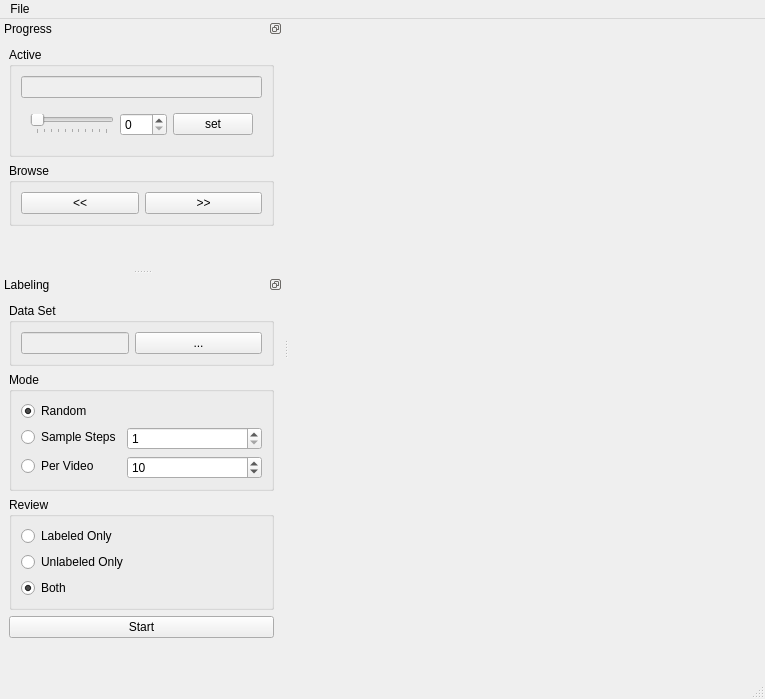
<?xml version="1.0" encoding="UTF-8"?>
<ui version="4.0">
 <class>MainWindow</class>
 <widget class="QMainWindow" name="MainWindow">
  <property name="geometry">
   <rect>
    <x>0</x>
    <y>0</y>
    <width>765</width>
    <height>699</height>
   </rect>
  </property>
  <property name="windowTitle">
   <string>MainWindow</string>
  </property>
  <widget class="QWidget" name="centralwidget">
   <layout class="QHBoxLayout" name="horizontalLayout_2">
    <item>
     <widget class="PlotWidget" name="plot_widget" native="true"/>
    </item>
   </layout>
  </widget>
  <widget class="QStatusBar" name="statusbar"/>
  <widget class="QDockWidget" name="progress">
   <property name="features">
    <set>QDockWidget::DockWidgetFloatable|QDockWidget::DockWidgetMovable</set>
   </property>
   <property name="windowTitle">
    <string>Progress</string>
   </property>
   <attribute name="dockWidgetArea">
    <number>1</number>
   </attribute>
   <widget class="QWidget" name="dockWidgetContents">
    <layout class="QVBoxLayout" name="verticalLayout">
     <item>
      <widget class="QGroupBox" name="groupBox">
       <property name="title">
        <string>Active</string>
       </property>
       <layout class="QVBoxLayout" name="verticalLayout_3">
        <item>
         <widget class="QLineEdit" name="video_input">
          <property name="enabled">
           <bool>false</bool>
          </property>
         </widget>
        </item>
        <item>
         <widget class="QWidget" name="widget" native="true">
          <layout class="QHBoxLayout" name="horizontalLayout_3">
           <item>
            <widget class="QSlider" name="frame_slider">
             <property name="enabled">
              <bool>true</bool>
             </property>
             <property name="autoFillBackground">
              <bool>false</bool>
             </property>
             <property name="maximum">
              <number>100</number>
             </property>
             <property name="orientation">
              <enum>Qt::Horizontal</enum>
             </property>
             <property name="tickPosition">
              <enum>QSlider::TicksBelow</enum>
             </property>
            </widget>
           </item>
           <item>
            <widget class="QSpinBox" name="frame_spin">
             <property name="minimum">
              <number>0</number>
             </property>
             <property name="maximum">
              <number>100</number>
             </property>
            </widget>
           </item>
           <item>
            <widget class="QPushButton" name="set_button">
             <property name="text">
              <string>set</string>
             </property>
            </widget>
           </item>
          </layout>
         </widget>
        </item>
       </layout>
      </widget>
     </item>
     <item>
      <widget class="QGroupBox" name="groupBox_2">
       <property name="title">
        <string>Browse</string>
       </property>
       <layout class="QHBoxLayout" name="horizontalLayout">
        <item>
         <widget class="QPushButton" name="backward_button">
          <property name="text">
           <string>&lt;&lt;</string>
          </property>
         </widget>
        </item>
        <item>
         <widget class="QPushButton" name="forward_button">
          <property name="text">
           <string>&gt;&gt;</string>
          </property>
         </widget>
        </item>
       </layout>
      </widget>
     </item>
     <item>
      <spacer name="verticalSpacer">
       <property name="orientation">
        <enum>Qt::Vertical</enum>
       </property>
       <property name="sizeHint" stdset="0">
        <size>
         <width>20</width>
         <height>40</height>
        </size>
       </property>
      </spacer>
     </item>
    </layout>
   </widget>
  </widget>
  <widget class="QDockWidget" name="labeling">
   <property name="features">
    <set>QDockWidget::DockWidgetFloatable|QDockWidget::DockWidgetMovable</set>
   </property>
   <property name="windowTitle">
    <string>Labeling</string>
   </property>
   <attribute name="dockWidgetArea">
    <number>1</number>
   </attribute>
   <widget class="QWidget" name="dockWidgetContents_2">
    <layout class="QVBoxLayout" name="verticalLayout_2">
     <item>
      <widget class="QGroupBox" name="groupBox_4">
       <property name="title">
        <string>Data Set</string>
       </property>
       <layout class="QFormLayout" name="formLayout_3">
        <item row="0" column="0">
         <widget class="QLineEdit" name="folder_input">
          <property name="enabled">
           <bool>false</bool>
          </property>
         </widget>
        </item>
        <item row="0" column="1">
         <widget class="QPushButton" name="folder_select_button">
          <property name="text">
           <string>...</string>
          </property>
         </widget>
        </item>
       </layout>
      </widget>
     </item>
     <item>
      <widget class="QGroupBox" name="groupBox_3">
       <property name="title">
        <string>Mode</string>
       </property>
       <layout class="QFormLayout" name="formLayout_2">
        <item row="2" column="0">
         <widget class="QRadioButton" name="random_radio">
          <property name="text">
           <string>Random</string>
          </property>
          <property name="checked">
           <bool>true</bool>
          </property>
         </widget>
        </item>
        <item row="2" column="1">
         <widget class="QLabel" name="label">
          <property name="text">
           <string/>
          </property>
         </widget>
        </item>
        <item row="4" column="0">
         <widget class="QRadioButton" name="sample_radio">
          <property name="text">
           <string>Sample Steps</string>
          </property>
         </widget>
        </item>
        <item row="4" column="1">
         <widget class="QSpinBox" name="sample_spin">
          <property name="minimum">
           <number>1</number>
          </property>
          <property name="maximum">
           <number>500</number>
          </property>
         </widget>
        </item>
        <item row="5" column="0">
         <widget class="QRadioButton" name="per_video_radio">
          <property name="text">
           <string>Per Video</string>
          </property>
         </widget>
        </item>
        <item row="5" column="1">
         <widget class="QSpinBox" name="per_video_spin">
          <property name="minimum">
           <number>1</number>
          </property>
          <property name="maximum">
           <number>10000</number>
          </property>
          <property name="value">
           <number>10</number>
          </property>
         </widget>
        </item>
       </layout>
      </widget>
     </item>
     <item>
      <widget class="QGroupBox" name="groupBox_5">
       <property name="title">
        <string>Review</string>
       </property>
       <layout class="QVBoxLayout" name="verticalLayout_4">
        <item>
         <widget class="QRadioButton" name="labeled_radio">
          <property name="text">
           <string>Labeled Only</string>
          </property>
         </widget>
        </item>
        <item>
         <widget class="QRadioButton" name="unlabeled_radio">
          <property name="text">
           <string>Unlabeled Only</string>
          </property>
         </widget>
        </item>
        <item>
         <widget class="QRadioButton" name="both_radio">
          <property name="text">
           <string>Both</string>
          </property>
          <property name="checked">
           <bool>true</bool>
          </property>
         </widget>
        </item>
       </layout>
      </widget>
     </item>
     <item>
      <widget class="QPushButton" name="start_button">
       <property name="text">
        <string>Start</string>
       </property>
      </widget>
     </item>
     <item>
      <spacer name="verticalSpacer_2">
       <property name="orientation">
        <enum>Qt::Vertical</enum>
       </property>
       <property name="sizeHint" stdset="0">
        <size>
         <width>20</width>
         <height>40</height>
        </size>
       </property>
      </spacer>
     </item>
    </layout>
   </widget>
  </widget>
  <widget class="QMenuBar" name="menuBar">
   <property name="geometry">
    <rect>
     <x>0</x>
     <y>0</y>
     <width>765</width>
     <height>22</height>
    </rect>
   </property>
   <widget class="QMenu" name="menuFile">
    <property name="title">
     <string>File</string>
    </property>
    <addaction name="action_change_label_path"/>
   </widget>
   <addaction name="menuFile"/>
  </widget>
  <action name="actionStart">
   <property name="text">
    <string>Start</string>
   </property>
  </action>
  <action name="actionRandom">
   <property name="text">
    <string>Random</string>
   </property>
  </action>
  <action name="change_label_path_action">
   <property name="text">
    <string>Change Label Path</string>
   </property>
  </action>
  <action name="actionOther">
   <property name="text">
    <string>Other</string>
   </property>
  </action>
  <action name="actionTest">
   <property name="text">
    <string>Test</string>
   </property>
  </action>
  <action name="action123">
   <property name="text">
    <string>123</string>
   </property>
  </action>
  <action name="action123_2">
   <property name="text">
    <string>123</string>
   </property>
  </action>
  <action name="change_label_path_action_2">
   <property name="text">
    <string>Change Label Path</string>
   </property>
  </action>
  <action name="action_change_label_path">
   <property name="text">
    <string>Change Label Path</string>
   </property>
  </action>
 </widget>
 <customwidgets>
  <customwidget>
   <class>PlotWidget</class>
   <extends>QWidget</extends>
   <header>mtj_tracking/label/plot_widget.h</header>
   <container>1</container>
  </customwidget>
 </customwidgets>
 <resources/>
 <connections>
  <connection>
   <sender>frame_spin</sender>
   <signal>valueChanged(int)</signal>
   <receiver>frame_slider</receiver>
   <slot>setValue(int)</slot>
   <hints>
    <hint type="sourcelabel">
     <x>188</x>
     <y>143</y>
    </hint>
    <hint type="destinationlabel">
     <x>122</x>
     <y>143</y>
    </hint>
   </hints>
  </connection>
  <connection>
   <sender>frame_slider</sender>
   <signal>valueChanged(int)</signal>
   <receiver>frame_spin</receiver>
   <slot>setValue(int)</slot>
   <hints>
    <hint type="sourcelabel">
     <x>122</x>
     <y>143</y>
    </hint>
    <hint type="destinationlabel">
     <x>188</x>
     <y>143</y>
    </hint>
   </hints>
  </connection>
 </connections>
</ui>
